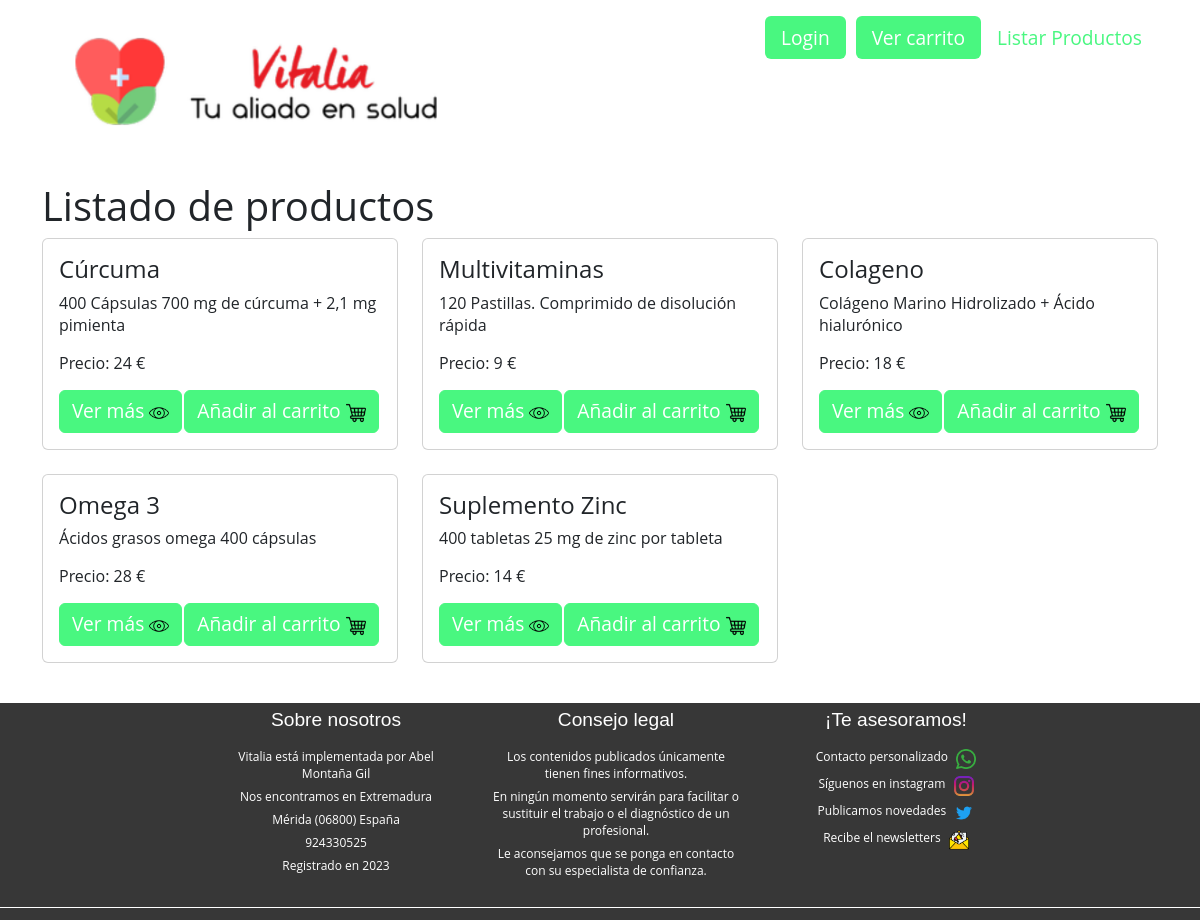
The page /entorno/public/index.php?controller=ProductController&action=getAllProducts on the database its author committed.
### tables this page shows
CREATE TABLE IF NOT EXISTS `Productos` (
  `ID_pedido` int(11) NOT NULL AUTO_INCREMENT,
  `nombre` varchar(50) NOT NULL DEFAULT '',
  `descripcion` varchar(150) NOT NULL DEFAULT '',
  `precio` float NOT NULL DEFAULT 0,
  `composicion` varchar(200) NOT NULL DEFAULT '0',
  `imagen` varchar(50) NOT NULL DEFAULT '0',
  PRIMARY KEY (`ID_pedido`)
);

### entorno/public/views/View.php (called while the page is built)
<?php
class View {
    public static function show ($viewName, $data=null){
        include_once ("header.php");
        include ("$viewName.php");
        include_once ("footer.php");
    }
}
?>

### entorno/public/Controllers/ProductsController.php (called while the page is built, shortened)
<?php
include ("views/View.php");
class ProductController {
    public function getAllProducts (){
        require_once ("models/productos.php");
        $pDAO=new ProductoDAO();
        $products=$pDAO->getAllProducts();
        View::show("showProducts", $products);
    }
}
?>

### entorno/public/models/productos.php (called while the page is built, shortened)
<?php
include_once ('db/db.php');
class ProductoDAO {
    public $db_con;
    public function __construct (){
        $this->db_con=Database::connect();
    }
    public function getAllProducts(){
        $stmt= $this->db_con->prepare("Select * from Productos");
        $stmt->setFetchMode(PDO::FETCH_ASSOC);
        $stmt->execute();
        return $stmt->fetchAll();
    }
}
?>

### entorno/public/db/db.php (called while the page is built, shortened)
<?php
class Database {
    public static function connect ()
    {
        $host='mariadb';
        $dbname=getenv ('MARIADB_DATABASE');
        try {
            $dsn = 'mysql:host='.$host.";dbname=".$dbname.";charset=UTF8";;
            $dbh = new PDO($dsn, getenv('MARIADB_USER'), getenv ('MARIADB_PASSWORD'));
            $dbh->setAttribute (PDO::ATTR_ERRMODE, PDO::ERRMODE_EXCEPTION);
            return $dbh;
        } catch (PDOException $e){
            echo $e->getMessage();
        }
    }
}
?>

### entorno/public/views/showProducts.php (the view, shortened to what this page needs)
<div class="container">
    <h1>Listado de productos</h1>
    <div class="row row-cols-1 row-cols-md-3 g-4">
        <?php foreach ($data as $article): ?>
            <div class="col">
                <div class="card">
                    <div class="card-body">
                        <h5 class="card-title" style="font-size: 1.5rem;"><?php echo $article['nombre']; ?></h5>
                        <p class="card-text" style="font-size: 1rem;"><?php echo $article['descripcion']; ?></p>
                        <p class="card-text" style="font-size: 1rem;">Precio: <?php echo $article['precio']; ?> €</p>
                        <div class="btn-group" role="group">
                        <a href="index.php?controller=ProductController&action=getProductById&ID_pedido=<?php echo $article['ID_pedido']; ?>" class="btn btn-primary">
  Ver más
  <img src="assets/lupa.png" width="20" height="20">
</a>
                        </div>
                        <?php if (!isset($_SESSION["user"]) || (isset($_SESSION["user"]) && $_SESSION["user"] != "Abel")): ?>
                            <div class="btn-group" role="group">
                                <form method="post" action="index.php?controller=ProductController&action=addToCart">
                                <button type="submit" class="btn btn-primary">Añadir al carrito
                                <img src="assets/carro.png" width="20" height="20">
                                </button>
                                </form>
                            </div>
                        <?php endif; ?>
                    </div>
                </div>
            </div>
        <?php endforeach; ?>
    </div>
</div>

### entorno/public/views/header.php (shortened to what this page needs)
<!DOCTYPE html>
<html>
<head>
    <link href="https://cdn.jsdelivr.net/npm/bootstrap@5.3.0-alpha1/dist/css/bootstrap.min.css" rel="stylesheet"/>
    <link type="text/css" href="/views/css/header.css" rel="stylesheet">
</head>
<body>
<div class="container">
    <header class="d-flex flex-wrap justify-content-center py-3 mb-0">
        <a href="index.php" class="d-flex align-items-center mb-3 mb-md-0 me-md-auto text-dark text-decoration-none">
            <img src="/assets/vitalia.png" alt="Logo de La botica de Abel" class="logo" width="450" height="150">
        </a>
        <ul class="nav nav-pills">
            <?php if (isset($_SESSION["user"])) : ?>
                <li class="nav-item"><a href="index.php?controller=ProductController&action=aniadirProduct" class="nav-link active" aria-current="page" style="background-color: #49f780; border-color: #49f780;margin-right: 10px;">Añadir</a></li>
                <li class="nav-item"><a href="index.php?controller=ProductController&action=cerrarsesion" class="nav-link active" aria-current="page" style="background-color: #49f780; border-color: #49f780;">Cerrar sesión</a></li>
<?php else: ?>
    <li class="nav-item"><a href="index.php?controller=ProductController&action=login" class="nav-link active" aria-current="page" style="background-color: #49f780; border-color: #49f780;margin-right: 10px;">Login</a></li>
    <li class="nav-item"><a href="index.php?controller=ProductController&action=showCart" class="nav-link active" style="background-color: #49f780; border-color: #49f780;">Ver carrito</a></li>
<?php endif; ?>
<li class="nav-item"><a href="index.php?controller=ProductController&action=getAllProducts" class="nav-link" style="color: #49f780;">Listar Productos</a></li>
</ul>
</header>
</div>

### entorno/public/index.php (shortened to what this page needs)
<?php
include_once ("views/header.php");
include ("Controllers/ProductsController.php");
if (isset($_REQUEST['action']) && isset($_REQUEST['controller']) ){
    $act=$_REQUEST['action'];
    $controller=new $cont();
    $controller->$act();
}
  require_once ("views/footer.php");
?>

### entorno/public/views/footer.php (shortened to what this page needs)
<link type="text/css" href="/views/css/footer.css" rel="stylesheet">
<center>
<footer class="flex-rw">
  <ul class="footer-list-top">
    <li>
      <h4 class="footer-list-header">Sobre nosotros</h4></li>
    <li><a class="generic-anchor footer-list-anchor">Vitalia está implementada por Abel Montaña Gil</a></li>
    <li><a class="generic-anchor footer-list-anchor">Nos encontramos en Extremadura</a></li>
    <li><a class="generic-anchor footer-list-anchor">Mérida (06800) España</a></li>
    <li><a class="generic-anchor footer-list-anchor">924330525</a></li>
    <li><a class="generic-anchor footer-list-anchor">Registrado en 2023</a></li>
  </ul>
  <ul class="footer-list-top">
    <li>
      <h4 class="footer-list-header">Consejo legal</h4></li>
    <li><a  class="generic-anchor footer-list-anchor">Los contenidos publicados únicamente tienen fines informativos.</a></li>
    <li><a  class="generic-anchor footer-list-anchor">En ningún momento servirán para facilitar o sustituir el trabajo o
       el diagnóstico de un profesional.</a></li>
    <li><a  class="generic-anchor footer-list-anchor">Le aconsejamos que se ponga en contacto con su especialista de confianza.</a></li>
  </ul>
  <ul class="footer-list-top">
    <li id='help'>
      <h4 class="footer-list-header">¡Te asesoramos!</h4></li>
      <li>
  <a class="generic-anchor footer-list-anchor" itemprop="significantLink">Contacto personalizado </a>
  <img src="assets/wha.png" alt="whattsapp" style="width: 20px; height: 20px;margin-left: 5px;">
    </li>
      <li>
  <a class="generic-anchor footer-list-anchor" itemprop="significantLink">Síguenos en instagram </a>
  <img src="assets/insta.png" alt="Instagram" style="width: 20px; height: 20px;margin-left: 5px;">
    </li>
  <li>
    <a class="generic-anchor footer-list-anchor" itemprop="significantLink">Publicamos novedades  </a>
  <img src="assets/twi.png" alt="twitter" style="width: 20px; height: 20px;margin-left: 5px;">
    </li>
    <li>
  <a class="generic-anchor footer-list-anchor" itemprop="significantLink">Recibe el newsletters </a>
  <img src="assets/new.png" alt="new" style="width: 20px; height: 20px;margin-left: 5px;">
    </li>
  </ul>
  <section class="footer-bottom-section flex-rw">
  </section>
  </center>
</body>
</html>

### entorno/public/views/css/header.css (style rules this page uses)
.btn { font-size: 1.2rem; background-color: #49f780 !important; border-color: #49f780 !important; color: #fff !important; }
.nav-link { font-size: 1.2rem; padding: 0.5rem 1rem; }
.nav { margin-bottom: 0; }

### entorno/public/views/css/footer.css (style rules this page uses)
* { box-sizing: border-box; }
html, body { height: 100%; }
body { font: 8px "Open Sans", sans-serif; -webkit-font-smoothing: antialiased; -moz-osx-font-smoothing: grayscale; display: flex; flex-flow: column nowrap; justify-content: space-between; }
ul { list-style: none; }
a { text-decoration: none; }
.generic-anchor { color: #fff; font-size: 1.5em; }
.flex-rw { display: flex; flex-flow: row wrap; justify-content: center; margin-top: 40px; }
footer { background: rgb(55, 55, 55); margin-top: auto; width: 100%; }
.footer-list-top { width: 23.333%; }
.footer-list-top>li { text-align: center; padding-bottom: 6px; }
.footer-list-header { padding: 6px 0 3px 0; color: #fff; font: 1.6vw "Oswald", sans-serif; }
.footer-list-anchor { font: 1.5em "Open Sans", sans-serif; }
.footer-bottom-section { width: 100%; padding: 6px; border-top: 1px solid #fff; margin-top: 6px; }

### rows shown on the page
productos: nombre "Cúrcuma", descripcion "400 Cápsulas 700 mg de cúrcuma + 2,1 mg pimienta", precio "24"
productos: nombre "Multivitaminas", descripcion "120 Pastillas. Comprimido de disolución rápida", precio "9"
productos: nombre "Colageno", descripcion "Colágeno Marino Hidrolizado + Ácido hialurónico", precio "18"
productos: nombre "Omega 3", descripcion "Ácidos grasos omega 400 cápsulas", precio "28"
productos: nombre "Suplemento Zinc", descripcion "400 tabletas 25 mg de zinc por tableta", precio "14"
